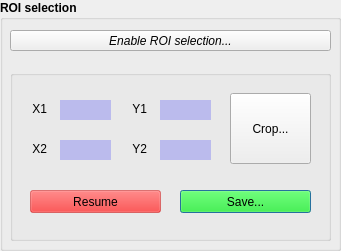
     <widget class="QGroupBox" name="ROI_box">
      <property name="geometry">
       <rect>
        <x>10</x>
        <y>430</y>
        <width>341</width>
        <height>251</height>
       </rect>
      </property>
      <property name="font">
       <font>
        <weight>75</weight>
        <bold>true</bold>
       </font>
      </property>
      <property name="title">
       <string>ROI selection</string>
      </property>
      <widget class="QPushButton" name="enable_ROI">
       <property name="geometry">
        <rect>
         <x>10</x>
         <y>30</y>
         <width>321</width>
         <height>21</height>
        </rect>
       </property>
       <property name="font">
        <font>
         <weight>50</weight>
         <italic>true</italic>
         <bold>false</bold>
        </font>
       </property>
       <property name="cursor">
        <cursorShape>ArrowCursor</cursorShape>
       </property>
       <property name="focusPolicy">
        <enum>Qt::ClickFocus</enum>
       </property>
       <property name="acceptDrops">
        <bool>false</bool>
       </property>
       <property name="text">
        <string>Enable ROI selection...</string>
       </property>
       <property name="checkable">
        <bool>false</bool>
       </property>
       <property name="autoDefault">
        <bool>false</bool>
       </property>
       <property name="default">
        <bool>false</bool>
       </property>
       <property name="flat">
        <bool>false</bool>
       </property>
      </widget>
      <widget class="QLabel" name="verification_ROI">
       <property name="geometry">
        <rect>
         <x>320</x>
         <y>0</y>
         <width>20</width>
         <height>20</height>
        </rect>
       </property>
       <property name="autoFillBackground">
        <bool>false</bool>
       </property>
       <property name="text">
        <string/>
       </property>
       <property name="scaledContents">
        <bool>true</bool>
       </property>
       <property name="alignment">
        <set>Qt::AlignCenter</set>
       </property>
      </widget>
      <widget class="QGroupBox" name="crop_box">
       <property name="geometry">
        <rect>
         <x>10</x>
         <y>70</y>
         <width>321</width>
         <height>171</height>
        </rect>
       </property>
       <property name="title">
        <string/>
       </property>
       <widget class="QPushButton" name="accept">
        <property name="geometry">
         <rect>
          <x>170</x>
          <y>120</y>
          <width>131</width>
          <height>23</height>
         </rect>
        </property>
        <property name="font">
         <font>
          <weight>50</weight>
          <bold>false</bold>
         </font>
        </property>
        <property name="styleSheet">
         <string notr="true">background-color: rgba(0, 255, 0, 100);</string>
        </property>
        <property name="text">
         <string>Save...</string>
        </property>
        <property name="checkable">
         <bool>false</bool>
        </property>
        <property name="default">
         <bool>true</bool>
        </property>
       </widget>
       <widget class="QLineEdit" name="y1">
        <property name="geometry">
         <rect>
          <x>150</x>
          <y>30</y>
          <width>51</width>
          <height>20</height>
         </rect>
        </property>
        <property name="font">
         <font>
          <weight>50</weight>
          <bold>false</bold>
         </font>
        </property>
        <property name="styleSheet">
         <string notr="true">background-color: rgba(0, 0, 255, 50);</string>
        </property>
        <property name="frame">
         <bool>false</bool>
        </property>
        <property name="readOnly">
         <bool>true</bool>
        </property>
       </widget>
       <widget class="QLabel" name="label_10">
        <property name="geometry">
         <rect>
          <x>-10</x>
          <y>32</y>
          <width>47</width>
          <height>13</height>
         </rect>
        </property>
        <property name="font">
         <font>
          <weight>50</weight>
          <bold>false</bold>
         </font>
        </property>
        <property name="text">
         <string>X1</string>
        </property>
        <property name="alignment">
         <set>Qt::AlignRight|Qt::AlignTrailing|Qt::AlignVCenter</set>
        </property>
        <property name="wordWrap">
         <bool>false</bool>
        </property>
       </widget>
       <widget class="QPushButton" name="crop_button">
        <property name="geometry">
         <rect>
          <x>220</x>
          <y>23</y>
          <width>81</width>
          <height>71</height>
         </rect>
        </property>
        <property name="font">
         <font>
          <weight>50</weight>
          <bold>false</bold>
         </font>
        </property>
        <property name="text">
         <string>Crop...</string>
        </property>
       </widget>
       <widget class="QLabel" name="label_12">
        <property name="geometry">
         <rect>
          <x>90</x>
          <y>32</y>
          <width>47</width>
          <height>13</height>
         </rect>
        </property>
        <property name="font">
         <font>
          <weight>50</weight>
          <bold>false</bold>
         </font>
        </property>
        <property name="layoutDirection">
         <enum>Qt::RightToLeft</enum>
        </property>
        <property name="text">
         <string>Y1</string>
        </property>
        <property name="alignment">
         <set>Qt::AlignRight|Qt::AlignTrailing|Qt::AlignVCenter</set>
        </property>
       </widget>
       <widget class="QLineEdit" name="x2">
        <property name="geometry">
         <rect>
          <x>50</x>
          <y>70</y>
          <width>51</width>
          <height>20</height>
         </rect>
        </property>
        <property name="font">
         <font>
          <weight>50</weight>
          <bold>false</bold>
         </font>
        </property>
        <property name="styleSheet">
         <string notr="true">background-color: rgba(0, 0, 255, 50);</string>
        </property>
        <property name="frame">
         <bool>false</bool>
        </property>
        <property name="readOnly">
         <bool>true</bool>
        </property>
       </widget>
       <widget class="QLineEdit" name="x1">
        <property name="geometry">
         <rect>
          <x>50</x>
          <y>30</y>
          <width>51</width>
          <height>20</height>
         </rect>
        </property>
        <property name="font">
         <font>
          <weight>50</weight>
          <bold>false</bold>
         </font>
        </property>
        <property name="styleSheet">
         <string notr="true">background-color: rgba(0, 0, 255, 50);</string>
        </property>
        <property name="frame">
         <bool>false</bool>
        </property>
        <property name="readOnly">
         <bool>true</bool>
        </property>
       </widget>
       <widget class="QLabel" name="label_16">
        <property name="geometry">
         <rect>
          <x>90</x>
          <y>72</y>
          <width>47</width>
          <height>13</height>
         </rect>
        </property>
        <property name="font">
         <font>
          <weight>50</weight>
          <bold>false</bold>
         </font>
        </property>
        <property name="text">
         <string>Y2</string>
        </property>
        <property name="alignment">
         <set>Qt::AlignRight|Qt::AlignTrailing|Qt::AlignVCenter</set>
        </property>
       </widget>
       <widget class="QLabel" name="label_11">
        <property name="geometry">
         <rect>
          <x>-10</x>
          <y>72</y>
          <width>47</width>
          <height>13</height>
         </rect>
        </property>
        <property name="font">
         <font>
          <weight>50</weight>
          <bold>false</bold>
         </font>
        </property>
        <property name="text">
         <string>X2</string>
        </property>
        <property name="alignment">
         <set>Qt::AlignRight|Qt::AlignTrailing|Qt::AlignVCenter</set>
        </property>
       </widget>
       <widget class="QLineEdit" name="y2">
        <property name="geometry">
         <rect>
          <x>150</x>
          <y>70</y>
          <width>51</width>
          <height>20</height>
         </rect>
        </property>
        <property name="font">
         <font>
          <weight>50</weight>
          <bold>false</bold>
         </font>
        </property>
        <property name="styleSheet">
         <string notr="true">background-color: rgba(0, 0, 255, 50);</string>
        </property>
        <property name="frame">
         <bool>false</bool>
        </property>
        <property name="readOnly">
         <bool>true</bool>
        </property>
       </widget>
       <widget class="QPushButton" name="resume">
        <property name="geometry">
         <rect>
          <x>20</x>
          <y>120</y>
          <width>131</width>
          <height>23</height>
         </rect>
        </property>
        <property name="font">
         <font>
          <weight>50</weight>
          <bold>false</bold>
         </font>
        </property>
        <property name="styleSheet">
         <string notr="true">background-color: rgba(255, 0, 0, 100);</string>
        </property>
        <property name="text">
         <string>Resume</string>
        </property>
        <property name="default">
         <bool>false</bool>
        </property>
       </widget>
      </widget>
     </widget>
